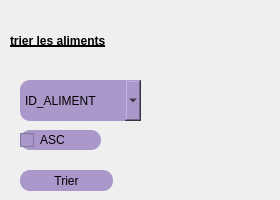
     <widget class="QWidget" name="page_2">
      <widget class="QLabel" name="label_153">
       <property name="geometry">
        <rect>
         <x>10</x>
         <y>20</y>
         <width>261</width>
         <height>41</height>
        </rect>
       </property>
       <property name="styleSheet">
        <string notr="true">font: 75 15pt &quot;Quicksand&quot;;
text-decoration: underline;
font-weight:bold;</string>
       </property>
       <property name="text">
        <string>trier les aliments</string>
       </property>
      </widget>
      <widget class="QComboBox" name="comboBox_tri_aliment">
       <property name="geometry">
        <rect>
         <x>20</x>
         <y>80</y>
         <width>121</width>
         <height>41</height>
        </rect>
       </property>
       <property name="styleSheet">
        <string notr="true">border-color: rgb(255, 255, 255);

border-radius: 10px;
background-color: rgb(171, 152, 203);</string>
       </property>
       <item>
        <property name="text">
         <string>ID_ALIMENT</string>
        </property>
       </item>
       <item>
        <property name="text">
         <string>NOM_PRODUIT</string>
        </property>
       </item>
       <item>
        <property name="text">
         <string>TYPE</string>
        </property>
       </item>
       <item>
        <property name="text">
         <string>DLC</string>
        </property>
       </item>
       <item>
        <property name="text">
         <string>PRIX_UNITAIRE</string>
        </property>
       </item>
       <item>
        <property name="text">
         <string>PRIX_TOTALE</string>
        </property>
       </item>
       <item>
        <property name="text">
         <string>QUANTITE</string>
        </property>
       </item>
      </widget>
      <widget class="QPushButton" name="pushButton_ok_tri_aliment">
       <property name="geometry">
        <rect>
         <x>20</x>
         <y>170</y>
         <width>93</width>
         <height>21</height>
        </rect>
       </property>
       <property name="styleSheet">
        <string notr="true">border-color: rgb(255, 255, 255);

border-radius: 10px;
background-color: rgb(171, 152, 203);</string>
       </property>
       <property name="text">
        <string>Trier</string>
       </property>
      </widget>
      <widget class="QCheckBox" name="checkBox_tri_aliment">
       <property name="geometry">
        <rect>
         <x>20</x>
         <y>130</y>
         <width>81</width>
         <height>20</height>
        </rect>
       </property>
       <property name="styleSheet">
        <string notr="true">border-color: rgb(255, 255, 255);

border-radius: 10px;
background-color: rgb(171, 152, 203);</string>
       </property>
       <property name="text">
        <string>ASC</string>
       </property>
      </widget>
     </widget>
